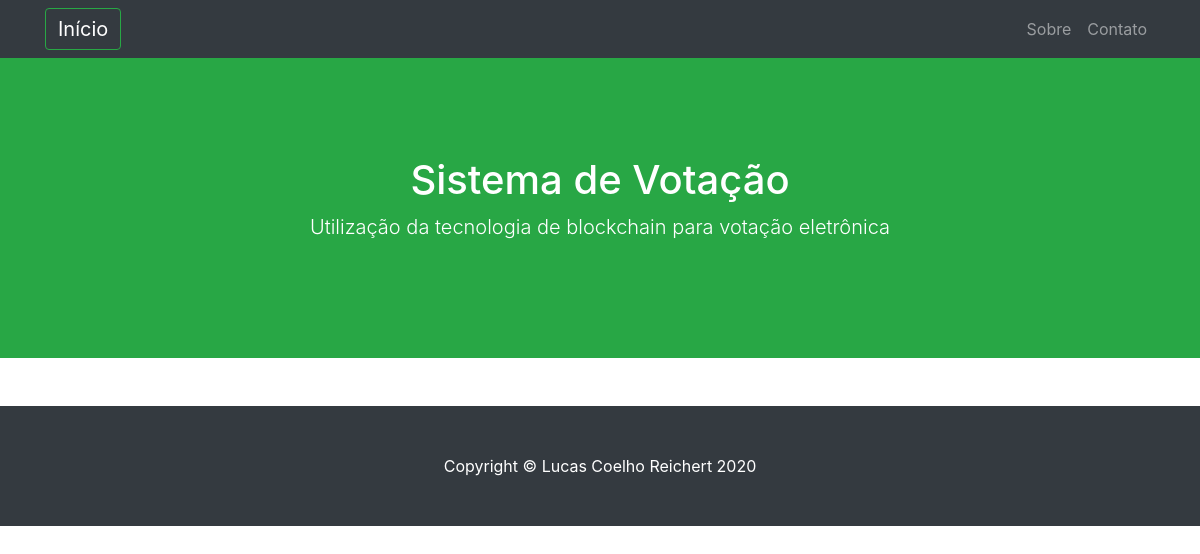
The page /cursos/consulta/ on the database as committed earlier.
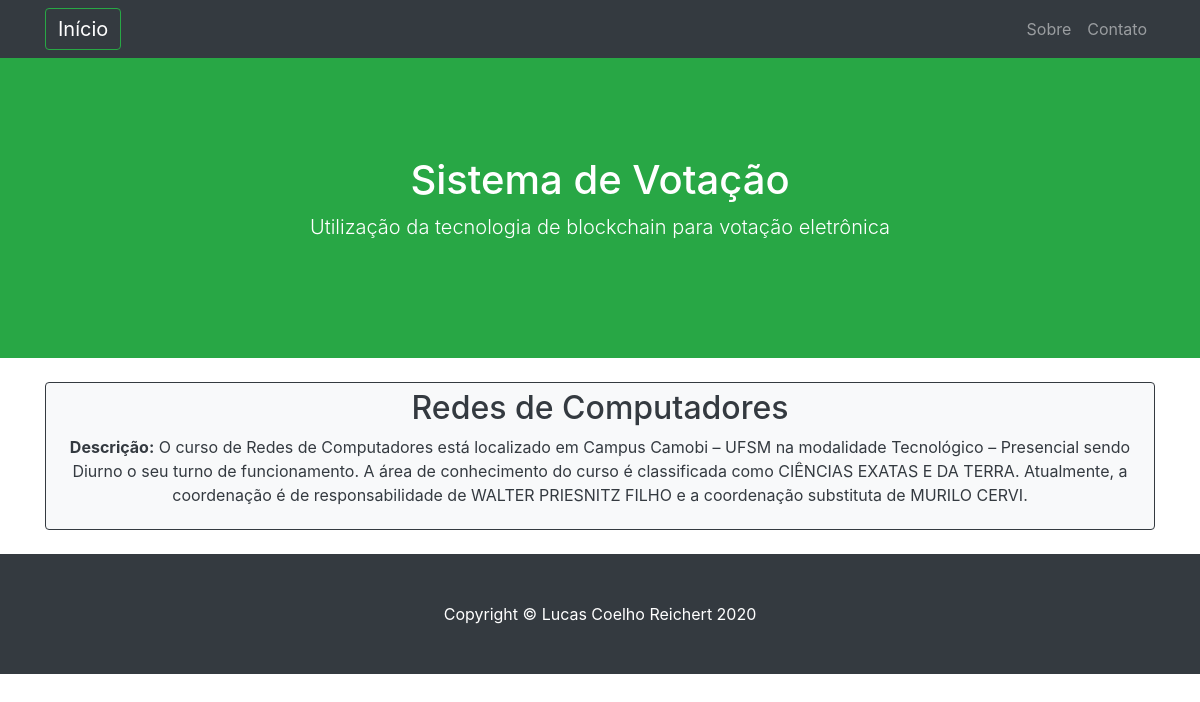
The same page on the database as committed later.
### cursos/models.py (models this page shows, shortened)
class Curso(models.Model):
    nome = models.CharField(max_length=100)
    descricao = models.CharField(max_length=500)
    carga_horaria = models.IntegerField()
    centro = models.CharField(max_length=50) # pensar em criar uma tabela para o centro
    data = models.DateTimeField(default=timezone.now)

### cursos/views.py (the view)
# urls.py: path('consulta/', views.consulta, name='consulta_cursos'),
def consulta(request): # Listagem dos cursos criados
    cursos = Curso.objects.filter().order_by('nome') #buscar os cursos no banco e ordenar pelo nome
    return render(request, 'cursos/consulta.html', {'cursos': cursos}) #chamar o template de consulta, passando a lista de cursos como parâmetro

### cursos/templates/cursos/consulta.html
{% extends 'base.html' %}
{% block content %}
    {% for curso in cursos %}
        <a method="POST" class="btn btn-light btn-block btn-outline-dark" href="{% url 'edicao_cursos' pk=curso.pk %}"><div>
            <h2> {{ curso.nome }}</h2>
            <p><b>Descrição:</b> {{ curso.descricao}}</p>
        </div></a>
    {% endfor %}
{% endblock %}

Rows that differ between the two databases and show on the page:
added Curso: nome "Redes de Computadores", descricao "O curso de Redes de Computadores está localizado em Campus Camobi – UFSM na modalidade Tecnológico – Presencial sendo Diurno o seu turno de funcionamento. A área de conhecimento do curso é classificada como CIÊNCIAS EXATAS E DA TERRA. Atualmente, a coordenação é de responsabilidade de WALTER PRIESNITZ FILHO e a coordenação substituta de MURILO CERVI."
